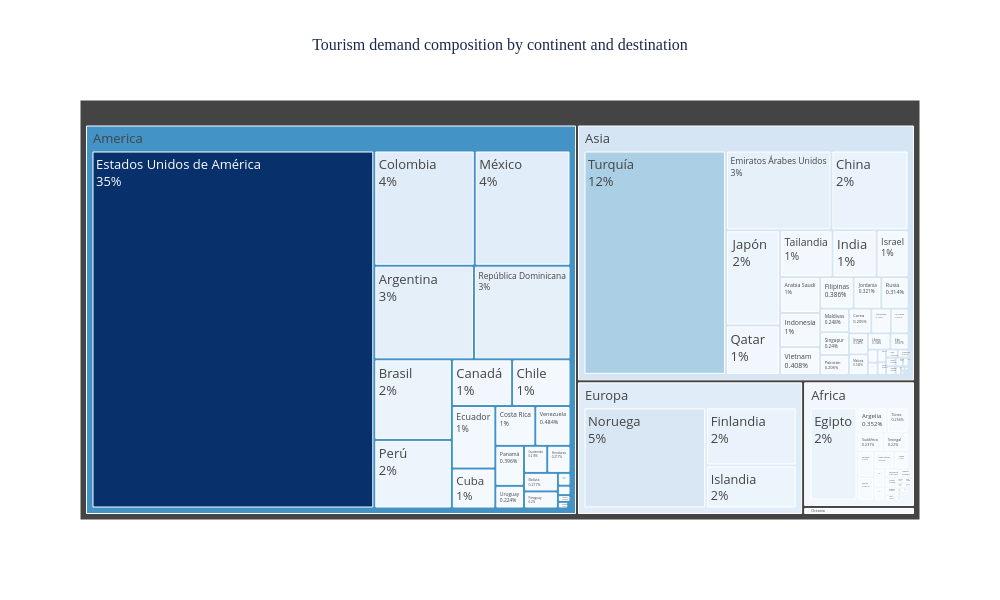

Source (notebook cell):
### Markdown cell above
## 8. Demand by continent

### Code cell
df_continent = (
    df_non_europe[
        (df_non_europe["year"] >= 2022) & 
        (df_non_europe["year"] <= 2025)
    ]
    .groupby(["continent", "destination"])["total_tourists"]
    .sum()
    .reset_index()
)

# Exclude "Other"
df_continent = df_continent[
    ~df_continent["destination"].str.contains("otros", na=False)
]

fig = px.treemap(
    df_continent,
    path=["continent", "destination"],
    values="total_tourists",
    color="total_tourists",
    color_continuous_scale="Blues",
    title="Tourism demand composition by continent and destination",
)

fig.update_layout(
    paper_bgcolor="white",
    plot_bgcolor="white",
    width=1000,
    height=600,
    title_x=0.5,
    title_font=dict(size=16, color="#1B2A4A", family="Arial Black"),
    coloraxis_showscale=False
)


fig.update_traces(
    textinfo="label+percent root",
    textfont=dict(size=13)
)

fig.show()

### Figure 1 — Plotly figure (JSON) as saved in the notebook; plotly's stock layout.template omitted (floating-point values rounded to 4 significant figures)
{"data": [{"branchvalues": "total", "customdata": [[2604], [30371], [20303], [185848], [2702], [14693], [1853], [1388], [342], [1416], [1081], [344], [12523], [1964], [124578], [119], [9553], [949], [701], [56012], [54290], [130148], [230616], [11791], [31688], [907], [34617], [104], [54170], [121035], [3219], [178144], [2016921], [1366], [22267], [130876], [372], [8459], [2247], [12556], [134], [3909], [46], [12531], [43719], [29069], [2032], [6186], [97177], [31673], [1689], [109076], [18494], [1716], [10417], [979], [2520], [198], [690], [7698], [589], [8233], [14287], [695], [2976], [5515], [75], [1258], [219849], [6657], [2245], [2377], [340], [309352], [1311], [71], [1756], [2301], [11998], [22820], [11532], [105954], [56484], [90], [180110], [304], [18097], [238], [12698], [998], [128], [13851], [296], [9270], [13286], [52096], [11350], [104], [676772], [14774], [463], [12922], [10187], [27906], [23501], [106], [73], [64310.0], [1252000.0], [344700.0], [227500.0], [13600.0]], "domain": {"x": [0, 1], "y": [0, 1]}, "hovertemplate": "labels=%{label}<br>total_tourists_sum=%{value}<br>parent=%{parent}<br>id=%{id}<br>total_tourists=%{color}<extra></extra>", "ids": ["Africa/Angola", "Asia/Arabia Saudí", "Africa/Argelia", "America/Argentina", "Asia/Armenia", "Oceania/Australia", "Asia/Azerbaiyán", "America/Bahamas", "Asia/Bahréin", "Asia/Bangladesh", "Africa/Benin", "Asia/Bhután", "America/Bolivia", "Africa/Botswana", "America/Brasil", "Africa/Burkina Faso", "Africa/Cabo Verde", "Asia/Camboya", "Africa/Camerún", "America/Canadá", "America/Chile", "Asia/China", "America/Colombia", "Asia/Corea", "America/Costa Rica", "Africa/Costa de Marfil", "America/Cuba", "Africa/Djibouti", "America/Ecuador", "Africa/Egipto", "America/El Salvador", "Asia/Emiratos Árabes Unidos", "America/Estados Unidos de América", "Africa/Etiopía", "Asia/Filipinas", "Europa/Finlandia", "Africa/Gambia", "Asia/Georgia", "Africa/Ghana", "America/Guatemala", "Africa/Guinea", "Africa/Guinea Ecuatorial", "America/Guyana", "America/Honduras", "Asia/India", "Asia/Indonesia", "Asia/Iraq", "Asia/Irán", "Europa/Islandia", "Asia/Israel", "America/Jamaica", "Asia/Japón", "Asia/Jordania", "Asia/Kazajstán", "Africa/Kenia", "Asia/Kirguistán", "Asia/Kuwait", "Asia/Laos", "Africa/Libia", "Asia/Líbano", "Africa/Madagascar", "Asia/Malasia", "Asia/Maldivas", "Africa/Mali", "Africa/Mauricio", "Africa/Mauritania", "Asia/Mongolia", "Africa/Mozambique", "America/México", "Africa/Namibia", "Asia/Nepal", "America/Nicaragua", "Africa/Nigeria", "Europa/Noruega", "Oceania/Nueva Zelanda", "Africa/Níger", "Asia/Omán", "Asia/Otros países de Asia", "Asia/Pakistán", "America/Panamá", "America/Paraguay", "America/Perú", "Asia/Qatar", "Africa/República Democrática del Congo", "America/República Dominicana", "Africa/Ruanda", "Asia/Rusia", "America/Santo Tomé y Príncipe", "Africa/Senegal", "Africa/Seychelles", "Africa/Sierra Leona", "Asia/Singapur", "Asia/Siria", "Asia/Sri Lanka", "Africa/Sudáfrica", "Asia/Tailandia", "Africa/Tanzania", "Africa/Togo", "Asia/Turquía", "Africa/Túnez", "Africa/Uganda", "America/Uruguay", "Asia/Uzbekistán", "America/Venezuela", "Asia/Vietnam", "Asia/Yemen", "Africa/Zimbabwe", "Africa", "America", "Asia", "Europa", "Oceania"], "labels": ["Angola", "Arabia Saudí", "Argelia", "Argentina", "Armenia", "Australia", "Azerbaiyán", "Bahamas", "Bahréin", "Bangladesh", "Benin", "Bhután", "Bolivia", "Botswana", "Brasil", "Burkina Faso", "Cabo Verde", "Camboya", "Camerún", "Canadá", "Chile", "China", "Colombia", "Corea", "Costa Rica", "Costa de Marfil", "Cuba", "Djibouti", "Ecuador", "Egipto", "El Salvador", "Emiratos Árabes Unidos", "Estados Unidos de América", "Etiopía", "Filipinas", "Finlandia", "Gambia", "Georgia", "Ghana", "Guatemala", "Guinea", "Guinea Ecuatorial", "Guyana", "Honduras", "India", "Indonesia", "Iraq", "Irán", "Islandia", "Israel", "Jamaica", "Japón", "Jordania", "Kazajstán", "Kenia", "Kirguistán", "Kuwait", "Laos", "Libia", "Líbano", "Madagascar", "Malasia", "Maldivas", "Mali", "Mauricio", "Mauritania", "Mongolia", "Mozambique", "México", "Namibia", "Nepal", "Nicaragua", "Nigeria", "Noruega", "Nueva Zelanda", "Níger", "Omán", "Otros países de Asia", "Pakistán", "Panamá", "Paraguay", "Perú", "Qatar", "República Democrática del Congo", "República Dominicana", "Ruanda", "Rusia", "Santo Tomé y Príncipe", "Senegal", "Seychelles", "Sierra Leona", "Singapur", "Siria", "Sri Lanka", "Sudáfrica", "Tailandia", "Tanzania", "Togo", "Turquía", "Túnez", "Uganda", "Uruguay", "Uzbekistán", "Venezuela", "Vietnam", "Yemen", "Zimbabwe", "Africa", "America", "Asia", "Europa", "Oceania"], "marker": {"coloraxis": "coloraxis", "colors": [2604, 30371, 20303, 185848, 2702, 14693, 1853, 1388, 342, 1416, 1081, 344, 12523, 1964, 124578, 119, 9553, 949, 701, 56012, 54290, 130148, 230616, 11791, 31688, 907, 34617, 104, 54170, 121035, 3219, 178144, 2016921, 1366, 22267, 130876, 372, 8459, 2247, 12556, 134, 3909, 46, 12531, 43719, 29069, 2032, 6186, 97177, 31673, 1689, 109076, 18494, 1716, 10417, 979, 2520, 198, 690, 7698, 589, 8233, 14287, 695, 2976, 5515, 75, 1258, 219849, 6657, 2245, 2377, 340, 309352, 1311, 71, 1756, 2301, 11998, 22820, 11532, 105954, 56484, 90, 180110, 304, 18097, 238, 12698, 998, 128, 13851, 296, 9270, 13286, 52096, 11350, 104, 676772, 14774, 463, 12922, 10187, 27906, 23501, 106, 73, 64310.0, 1252000.0, 344700.0, 227500.0, 13600.0]}, "name": "", "parents": ["Africa", "Asia", "Africa", "America", "Asia", "Oceania", "Asia", "America", "Asia", "Asia", "Africa", "Asia", "America", "Africa", "America", "Africa", "Africa", "Asia", "Africa", "America", "America", "Asia", "America", "Asia", "America", "Africa", "America", "Africa", "America", "Africa", "America", "Asia", "America", "Africa", "Asia", "Europa", "Africa", "Asia", "Africa", "America", "Africa", "Africa", "America", "America", "Asia", "Asia", "Asia", "Asia", "Europa", "Asia", "America", "Asia", "Asia", "Asia", "Africa", "Asia", "Asia", "Asia", "Africa", "Asia", "Africa", "Asia", "Asia", "Africa", "Africa", "Africa", "Asia", "Africa", "America", "Africa", "Asia", "America", "Africa", "Europa", "Oceania", "Africa", "Asia", "Asia", "Asia", "America", "America", "America", "Asia", "Africa", "America", "Africa", "Asia", "America", "Africa", "Africa", "Africa", "Asia", "Asia", "Asia", "Africa", "Asia", "Africa", "Africa", "Asia", "Africa", "Africa", "America", "Asia", "America", "Asia", "Asia", "Africa", "", "", "", "", ""], "textfont": {"size": 13}, "textinfo": "label+percent root", "type": "treemap", "values": [2604, 30371, 20303, 185848, 2702, 14693, 1853, 1388, 342, 1416, 1081, 344, 12523, 1964, 124578, 119, 9553, 949, 701, 56012, 54290, 130148, 230616, 11791, 31688, 907, 34617, 104, 54170, 121035, 3219, 178144, 2016921, 1366, 22267, 130876, 372, 8459, 2247, 12556, 134, 3909, 46, 12531, 43719, 29069, 2032, 6186, 97177, 31673, 1689, 109076, 18494, 1716, 10417, 979, 2520, 198, 690, 7698, 589, 8233, 14287, 695, 2976, 5515, 75, 1258, 219849, 6657, 2245, 2377, 340, 309352, 1311, 71, 1756, 2301, 11998, 22820, 11532, 105954, 56484, 90, 180110, 304, 18097, 238, 12698, 998, 128, 13851, 296, 9270, 13286, 52096, 11350, 104, 676772, 14774, 463, 12922, 10187, 27906, 23501, 106, 73, 249875, 3416400, 1543701, 537405, 16004]}], "layout": {"coloraxis": {"colorbar": {"title": {"text": "total_tourists"}}, "colorscale": [[0, "rgb(247,251,255)"], [0.125, "rgb(222,235,247)"], [0.25, "rgb(198,219,239)"], [0.375, "rgb(158,202,225)"], [0.5, "rgb(107,174,214)"], [0.625, "rgb(66,146,198)"], [0.75, "rgb(33,113,181)"], [0.875, "rgb(8,81,156)"], [1, "rgb(8,48,107)"]], "showscale": false}, "height": 600, "legend": {"tracegroupgap": 0}, "paper_bgcolor": "white", "plot_bgcolor": "white", "title": {"font": {"color": "#1B2A4A", "family": "Arial Black", "size": 16}, "text": "Tourism demand composition by continent and destination", "x": 0.5}, "width": 1000}}
